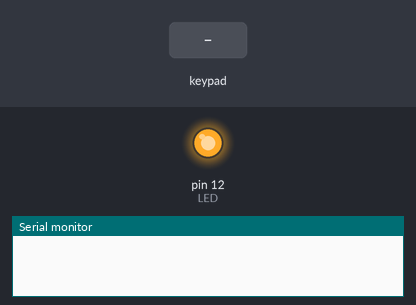
Bench run of a program on a simulated Arduino Uno, built with avr-gcc and run on an emulated ATmega328P. Shown: output pins drawn as LEDs (lit = HIGH), the last lines printed to the serial monitor. Dashed ring = blinking. Inputs (shaded band) come from the test bench.

Above: at 1.2 s.
1.3 s: keypad keys 9 8 7 6 pressed 0.4 s apart
At 1.46 s:
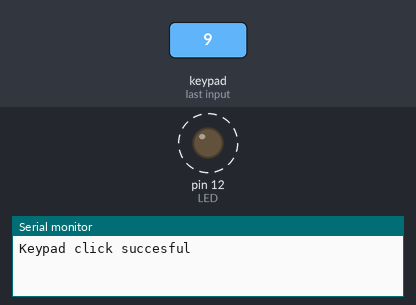
Timing chart, 0 to 4.3 s (numbered marks = the images above; inputs shaded):
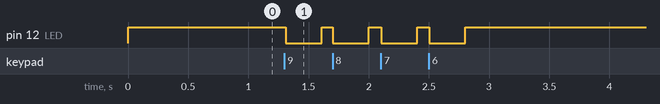

The program:

main.cpp
```cpp
#include <Arduino.h>
#include <Keypad.h>

int LED = 12;

const byte ROWS = 4;
const byte COLS = 4;

char hexaKeys[ROWS][COLS] = {
    {'1', '2', '3', 'A'},
    {'4', '5', '6', 'B'},
    {'7', '8', '9', 'C'},
    {'*', '0', '#', 'D'}
  };

byte rowPins[ROWS] = {9, 8, 7, 6};
byte colPins[COLS] = {5, 4, 3, 2};

Keypad keypad = Keypad(makeKeymap(hexaKeys), rowPins, colPins, ROWS, COLS);

void setup()
{
  pinMode(LED, OUTPUT);
  Serial.begin(9600);
}

void loop()
{
  digitalWrite(LED, HIGH);
  if (keypad.getKey())
  {
    Serial.println("Keypad click succesful");
    digitalWrite(LED, LOW);
    delay(300);
  }
}
```

Measured:
- after the input at 1.3 s, pin 12 (LED): alternates HIGH for 0.10 s and LOW for 0.30 s, 8 changes in all, then stays HIGH, starting at once
